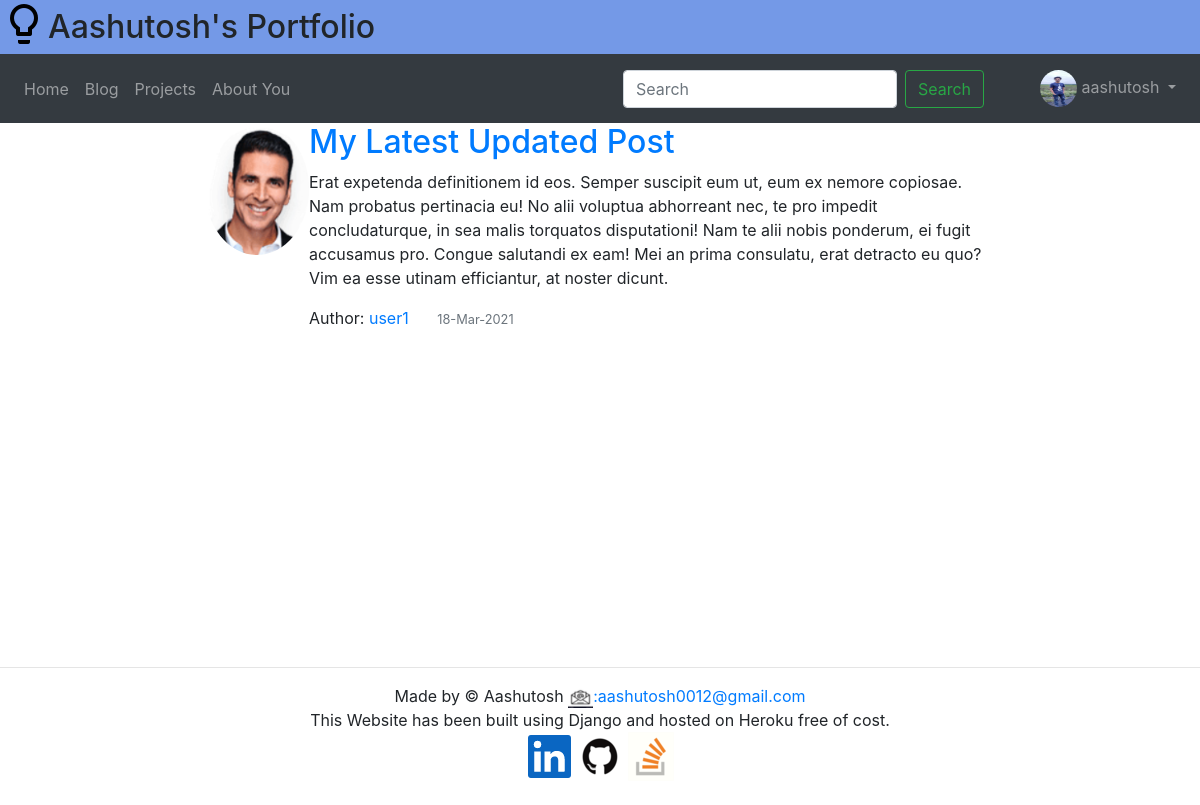
/blog/post/51/ (signed in), run on the app's committed database.
### user/models.py (models this page shows, shortened)
class Profile(models.Model):
	user = models.OneToOneField(User, on_delete=models.CASCADE)
	image = models.ImageField(default='profile_pics/default.jpg', upload_to='profile_pics')

### blog/models.py (models this page shows, shortened)
class Post(models.Model):
	title = models.CharField(max_length=100)
	content = models.TextField()
	date_posted = models.DateTimeField(default=timezone.now)
	author = models.ForeignKey(User,on_delete=models.CASCADE)

### blog/views.py (the view)
# urls.py: path('post/<int:pk>/',PostDetailView.as_view(),name='post-detail'),
class PostDetailView(LoginRequiredMixin, DetailView):
	model = Post

### blog/templates/blog/post_detail.html (shortened to what this page needs)
{% extends 'blog/base.html' %}
{% block content %}
	<div class="row d-flex justify-content-center">
			<article class=" media content-section col-md-8 ">
				<img class="rounded-circle article-img" src="{{ post.author.profile.image.url }}">
				<div class="media-body ">
					<h2><a class="article-title" href="#">{{ post.title }}</a></h2>
					<p class="article-content">{{ post.content }}</p>
					<div class="metadata">
						Author: <a class="mr-4" href="{% url 'user-posts' post.author.username %}">{{ post.author }}</a>
						<small class="text-muted">{{ post.date_posted | date:'j-M-Y' }}</small>
					</div>
				</div>
			</article>
	</div>
{% endblock %}

### blog/templates/blog/base.html (shortened to what this page needs)
{% load static %}
<!DOCTYPE html>
<html lang="en">
  <head>
    <link rel="stylesheet" href="https://cdn.jsdelivr.net/npm/bootstrap@4.6.0/dist/css/bootstrap.min.css">
    <link rel="stylesheet" href="{% static 'css/base.css' %}">
  </head>
  <body>
    <div id="container" class="d-flex flex-column">
      <div id="navbar">
        <header class="d-flex mb-0" style="background-color:#7499E7 ">
          <img src="{% static 'images/bulb2.png' %}" style="height: 3em">
          <h2 class="pt-2">
            Aashutosh's Portfolio
          </h2>
        </header>
        <nav class="navbar navbar-expand-md navbar-dark bg-dark sticky-top">
          <div class="collapse navbar-collapse" id="navbarSupportedContent">
            <ul class="navbar-nav mr-auto">
              <li class="nav-item ">
                <a class="nav-link" href="{% url 'index' %}">Home <span class="sr-only">(current)</span></a>
              </li>
              <li class="nav-item">
                <a class="nav-link" href="{% url 'blog-home' %}">Blog</a>
              </li>
              <li class="nav-item">
                <a class="nav-link" href="{% url 'projects' %}">Projects</a>
              </li>
              <li class="nav-item">
                <a class="nav-link" href="{% url 'about' %}">About You</a>
              </li>
            </ul>
            <form class="form-inline my-2 my-lg-0 mr-5">
              <input class="form-control mr-sm-2" type="search" placeholder="Search" aria-label="Search">
              <button class="btn btn-outline-success my-2 my-sm-0" type="submit">Search</button>
            </form>
            {% if user.is_authenticated %}
              <div class="navbar-nav">
                <div class="nav-item dropdown">
                  <a class="nav-link dropdown-toggle" href="#" id="navbarDropdown" role="button" data-toggle="dropdown" aria-haspopup="true" aria-expanded="false">
                    <img class="rounded-circle avatar" src="{{ user.profile.image.url }}" width=37px height=37px>
                    {{request.user}}
                  </a>
                </div>
              </div>
            {% else %}
              <div class="navbar-nav">
                <a class="nav-item" href="{% url 'login' %}">Login</a>
              </div>
            {% endif %}
          </div>
        </nav>
      <div>
      <div id="content" style="min-height:66vh">
        {% block content %} {% endblock %}
      </div>
      <footer id="#footer" class=" text-center my-0" >
        <hr>
        <p class="my-0">Made by &copy Aashutosh <a href="mailto:aashutosh0012@gmail.com" class="text-decoration-none"><img src="{% static 'images/email_20.png' %}">:aashutosh0012@gmail.com</a></p>
        <p class="my-0">This Website has been built using Django and hosted on Heroku free of cost.</p>
        <a href="https://www.linkedin.com/in/aashutosh0012/" target="_blank" rel="noopener noreferrer"><img src="{% static 'images/linkedin.png' %}"></a>
        <a href="https://github.com/aashutosh0012" target="_blank" rel="noopener noreferrer"><img src="{% static 'images/github.png' %}"></a>
        <a href="https://stackoverflow.com/users/9105232/aashutosh" target="_blank" rel="noopener noreferrer"><img src="{% static 'images/stackoverflow.png' %}"></a>
      </footer>
      <br>
     </div>
  </body>
</html>

### data on the page
Post: author.profile.image (placeholder picture), title "My Latest Updated Post", content "Erat expetenda definitionem id eos. Semper suscipit eum ut, eum ex nemore copiosae. Nam probatus pertinacia eu! No alii voluptua abhorreant nec, te pro impedit concludaturque, in sea malis torquatos disputationi! Nam te alii nobis ponderum, ei fugit accusamus pro. Congue salutandi ex eam! Mei an prima consulatu, erat detracto eu quo? Vim ea esse utinam efficiantur, at noster dicunt.", author "user1", date_posted "18-Mar-2021"

### other printed values
{{ request.user }} "aashutosh"
